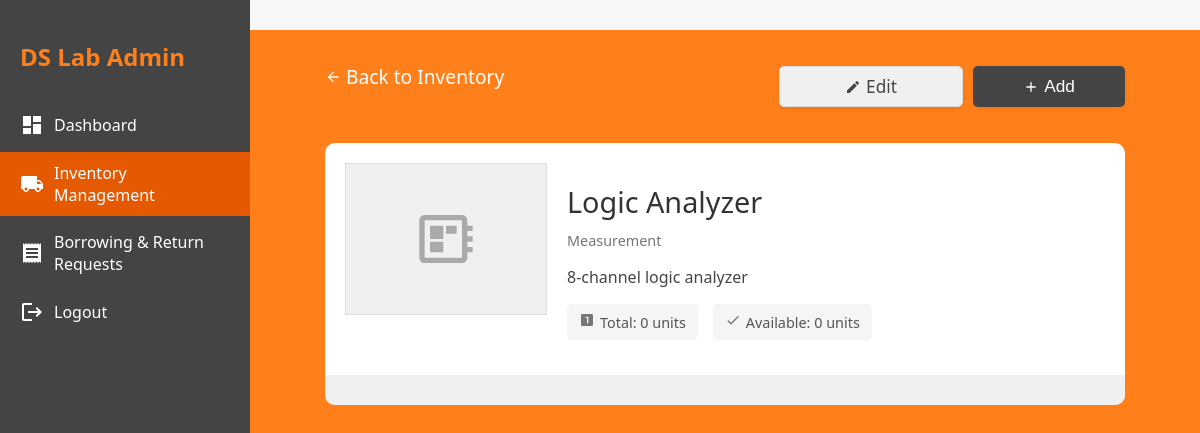
Screenshot of /equipment-detail.php?id=7 (signed in) with the database file from the repository.
### tables this page shows
CREATE TABLE `equipment` (
  `id` int(11) NOT NULL,
  `name` varchar(255) NOT NULL,
  `description` text DEFAULT NULL,
  `quantity_available` int(11) NOT NULL DEFAULT 1,
  `category` varchar(100) DEFAULT NULL,
  `status` enum('Available','Partially Available','Not Available') DEFAULT 'Available',
  `image_url` varchar(255) DEFAULT NULL,
  `created_at` timestamp NOT NULL DEFAULT current_timestamp(),
  `updated_at` timestamp NOT NULL DEFAULT current_timestamp() ON UPDATE current_timestamp()
);

### equipment-detail.php (the view, shortened to what this page needs)
<?php
include 'db.php';
$is_admin = isset($_SESSION['admin_id']) && isset($_SESSION['is_admin']);
$equipment_id = (int)$_GET['id'];
$stmt = $conn->prepare("SELECT * FROM equipment WHERE id = ?");
$stmt->bind_param("i", $equipment_id);
$stmt->execute();
$result = $stmt->get_result();
$equipment = $result->fetch_assoc();
?>
<!DOCTYPE html>
<html lang="en">
<head>
    <link rel="stylesheet" href="style.css">
    <link rel="stylesheet" href="sidenav.css">
</head>
<body class="<?php echo $is_admin ? 'admin-view' : ''; ?>">
    <?php if ($is_admin): ?>
    <div class="admin-sidenav" id="adminSideNav">
        <h2>DS Lab Admin</h2>
        <ul>
            <li><a href="admin-dashboard.php">
                <span class="icon">
                    <svg xmlns="http://www.w3.org/2000/svg" width="24" height="24" viewBox="0 0 24 24" fill="currentColor">
                        <path d="M3 13h8V3H3v10zm0 8h8v-6H3v6zm10 0h8V11h-8v10zm0-18v6h8V3h-8z"/>
                    </svg>
                </span>
                Dashboard
            </a></li>
            <li><a href="inventory.php" class="active">
                <span class="icon">
                </span>
                Inventory Management
            </a></li>
            <li><a href="borrowing.php">
                <span class="icon">
                </span>
                Borrowing & Return Requests
            </a></li>
            <li><a href="admin-logout.php">
                <span class="icon">
                    <svg xmlns="http://www.w3.org/2000/svg" width="24" height="24" viewBox="0 0 24 24" fill="currentColor">
                        <path d="M17 7l-1.41 1.41L18.17 11H8v2h10.17l-2.58 2.58L17 17l5-5zM4 5h8V3H4c-1.1 0-2 .9-2 2v14c0 1.1.9 2 2 2h8v-2H4V5z"/>
                    </svg>
                </span>
                Logout
            </a></li>
        </ul>
    </div>
    <?php else: ?>
    <?php include 'nav_template.php'; ?>
    <?php endif; ?>
    <div class="equipment-container">
        <div class="equipment-header">
            <a href="inventory.php" class="back-link">
                <svg xmlns="http://www.w3.org/2000/svg" width="16" height="16" viewBox="0 0 24 24" fill="currentColor">
                    <path d="M20 11H7.83l5.59-5.59L12 4l-8 8 8 8 1.41-1.41L7.83 13H20v-2z"/>
                </svg>
                Back to Inventory
            </a>
            <?php if ($is_admin): ?>
            <div class="equipment-actions">
                <a href="edit-equipment.php?id=<?php echo $equipment_id; ?>" class="action-btn secondary-btn">
                    <svg xmlns="http://www.w3.org/2000/svg" width="16" height="16" viewBox="0 0 24 24" fill="currentColor">
                        <path d="M3 17.25V21h3.75L17.81 9.94l-3.75-3.75L3 17.25zM20.71 7.04c.39-.39.39-1.02 0-1.41l-2.34-2.34c-.39-.39-1.02-.39-1.41 0l-1.83 1.83 3.75 3.75 1.83-1.83z"/>
                    </svg>
                    Edit
                </a>
                <button class="action-btn primary-btn" id="addItemBtn">
                    <svg xmlns="http://www.w3.org/2000/svg" width="16" height="16" viewBox="0 0 24 24" fill="currentColor">
                        <path d="M19 13h-6v6h-2v-6H5v-2h6V5h2v6h6v2z"/>
                    </svg>
                    Add
                </button>
            </div>
            <?php endif; ?>
        </div>
        <div class="equipment-content">
            <div class="equipment-detail-card">
                <div class="equipment-image-container">
                    <div class="equipment-image">
                        <?php if (!empty($equipment['image_path'])): ?>
                        <img src="<?php echo htmlspecialchars($equipment['image_path']); ?>" alt="<?php echo htmlspecialchars($equipment['name']); ?>" style="max-width: 100%; max-height: 100%;">
                        <?php else: ?>
                        <svg xmlns="http://www.w3.org/2000/svg" width="64" height="64" viewBox="0 0 24 24" fill="#aaa">
                            <path d="M22 9V7h-2V5c0-1.1-.9-2-2-2H4c-1.1 0-2 .9-2 2v14c0 1.1.9 2 2 2h14c1.1 0 2-.9 2-2v-2h2v-2h-2v-2h2v-2h-2V9h2zm-4 10H4V5h14v14zM6 13h5v4H6zm6-6h4v3h-4zm-6 0h5v5H6z"/>
                        </svg>
                        <?php endif; ?>
                    </div>
                    <div class="equipment-info">
                        <h1 class="equipment-name"><?php echo htmlspecialchars($equipment['name']); ?></h1>
                        <div class="equipment-category"><?php echo htmlspecialchars($equipment['category']); ?></div>
                        <div class="equipment-description">
                            <?php echo nl2br(htmlspecialchars($equipment['description'] ?? 'Oscilloscopes (or digital storage oscilloscopes) are devices that display and analyze the waveform of electronic signals. The signal is plotted on a graph which shows how the signal changes over time. The vertical (Y) axis represents voltage and the horizontal (X) axis represents time.')); ?>
                        </div>
                        <div class="equipment-meta">
                            <div class="meta-item">
                                <span class="icon">
                                    <svg xmlns="http://www.w3.org/2000/svg" width="16" height="16" viewBox="0 0 24 24" fill="currentColor">
                                        <path d="M19 3H5c-1.1 0-2 .9-2 2v14c0 1.1.9 2 2 2h14c1.1 0 2-.9 2-2V5c0-1.1-.9-2-2-2zm-5 14h-2V9h-2V7h4v10z"/>
                                    </svg>
                                </span>
                                Total: <?php echo (int)($equipment['quantity'] ?? 0); ?> units
                            </div>
                            <div class="meta-item">
                                <span class="icon">
                                    <svg xmlns="http://www.w3.org/2000/svg" width="16" height="16" viewBox="0 0 24 24" fill="currentColor">
                                        <path d="M9 16.17L4.83 12l-1.42 1.41L9 19 21 7l-1.41-1.41z"/>
                                    </svg>
                                </span>
                                Available: <?php echo (int)($equipment['available_quantity'] ?? 0); ?> units
                            </div>
                        </div>
                    </div>
                </div>
                <div class="equipment-items">
                </div>
            </div>
        </div>
    </div>
</body>
</html>

### style.css (style rules this page uses)
body { font-family: Arial, Helvetica, sans-serif; margin: 0; padding: 0; min-height: 100vh; background: #f3f3f3; overflow-x: hidden; display: flex; flex-direction: column; align-items: center; justify-content: center; height: 100vh; }
button { background-color: orange; color: white; padding: 14px 20px; margin: 20px auto; border-radius: 20px; cursor: pointer; width: 50%; display: block; }
.back-link { display: block; text-align: center; margin: 18px 0; }
.action-btn { flex: 1 1 0; min-width: 0; width: 152px; max-width: 152px; background: #ff7f1a; color: #222; font-size: 1em; font-weight: 500; border-radius: 16px; text-align: center; padding: 18px 0; text-decoration: none; box-shadow: 0 2px 4px #0001; transition: background 0.2s; margin: 0; display: flex; align-items: center; justify-content: center; }

### equipment-detail.php (style rules this page uses)
body, html { height: 100vh; margin: 0; padding: 0; overflow-x: hidden; background: #f7f7f7; font-family: 'Segoe UI', Arial, sans-serif; }
.admin-sidenav { width: 250px; background-color: #444; color: white; padding-top: 20px; position: fixed; height: 100%; z-index: 1; transition: all 0.3s; left: 0; top: 0; }
.admin-sidenav h2 { color: #ff7f1a; padding: 0 20px; margin-bottom: 30px; }
.admin-sidenav ul { list-style: none; padding: 0; }
.admin-sidenav li { margin-bottom: 5px; }
.admin-sidenav a { display: flex; align-items: center; padding: 10px 20px; color: white; text-decoration: none; transition: background-color 0.3s; }
.admin-sidenav a:hover, .admin-sidenav a.active { background-color: #e55a00; }
.admin-sidenav .icon { margin-right: 10px; display: inline-flex; }
.equipment-container { background-color: #ff7f1a; width: 100%; height: calc(100vh - 60px); overflow: hidden; display: flex; flex-direction: column; }
.admin-view .equipment-container { margin-left: 0; width: calc(100% - 250px); margin-left: 250px; }
.equipment-header { color: white; padding: 15px 20px; font-size: 1.2em; font-weight: 500; display: flex; justify-content: space-between; align-items: center; width: 100%; max-width: 800px; margin: 0 auto; }
.equipment-content { flex: 1; padding: 20px; overflow-y: auto; display: flex; flex-direction: column; align-items: center; }
.equipment-detail-card { background: white; border-radius: 10px; padding: 0; width: 100%; max-width: 800px; overflow: hidden; margin-bottom: 20px; }
.equipment-image-container { padding: 20px; display: flex; align-items: flex-start; }
.equipment-image { width: 200px; height: 150px; background-color: #f0f0f0; display: flex; align-items: center; justify-content: center; margin-right: 20px; border: 1px solid #ddd; }
.equipment-info { flex: 1; }
.equipment-name { font-size: 1.8em; font-weight: 500; margin-bottom: 10px; color: #333; }
.equipment-category { font-size: 0.9em; color: #777; margin-bottom: 15px; }
.equipment-description { margin-bottom: 15px; line-height: 1.5; color: #444; }
.equipment-meta { display: flex; flex-wrap: wrap; gap: 15px; margin-bottom: 15px; }
.meta-item { background-color: #f5f5f5; padding: 8px 12px; border-radius: 5px; font-size: 0.9em; color: #555; display: flex; align-items: center; }
.meta-item .icon { margin-right: 5px; color: #777; }
.equipment-actions { display: flex; gap: 10px; margin-top: 20px; }
.action-btn { padding: 8px 15px; border-radius: 5px; font-size: 0.9em; cursor: pointer; display: flex; align-items: center; gap: 5px; text-decoration: none; }
.primary-btn { background-color: #444; color: white; border: none; }
.secondary-btn { background-color: #f0f0f0; color: #444; border: 1px solid #ddd; }
.equipment-items { padding: 15px 20px; background-color: #f0f0f0; }
.back-link { color: white; text-decoration: none; display: flex; align-items: center; gap: 5px; }

### rows the page displays
equipment: name "Logic Analyzer", category "Measurement", description "8-channel logic analyzer"

### other values shown
$equipment['quantity'] "0"
$equipment['available_quantity'] "0"
